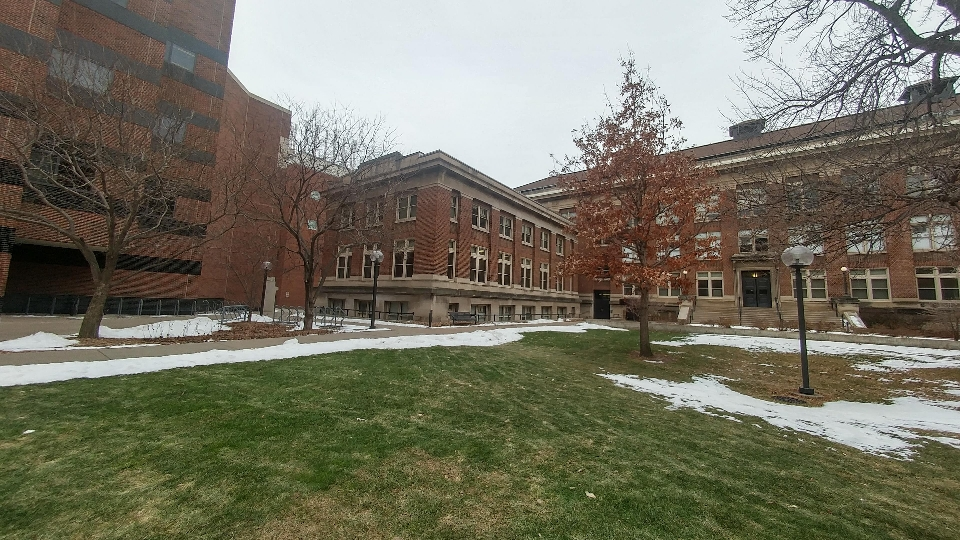
#> input picture panaromic-view/images/1.jpg, 960 x 540 px; its folder holds only this picture in this run
$ python panaromic.py
#> lines starting #> are read from the running program, lines starting #| are printed output that depends on the picture; after the words box and inside, x2 and y2 are one past the last pixel; in counts of white or black regions, pixels touching at a corner belong together
import os
import cv2
import pickle
import argparse
import numpy as np
from scipy.spatial import cKDTree
from matplotlib import pyplot as plt


# [134 lines left out: functions MatchSIFT, EstimateH, EstimateR, not called in this run]


def ConstructCylindricalCoord(Wc, Hc, K):
    """
    Generate 3D points on the cylindrical surface

    Parameters
    ----------
    Wc : int
        The width of the canvas
    Hc : int
        The height of the canvas
    K : ndarray of shape (3, 3)
        The camera intrinsic parameters of the source images

    Returns
    -------
    p : ndarray of shape (Wc, Hc, 3)
        The 3D points corresponding to all pixels in the canvas
    """
    f = K[0,0]
    d_theta = 2*np.pi / Wc
    theta = np.arange(0, 2*np.pi, d_theta)
    y = np.arange(0, Hc) - Hc/2
    xx, yy = np.meshgrid(theta, y)
    p = np.stack([f*np.sin(xx), yy, f*np.cos(xx)], axis=-1)
    assert p.shape == (Hc, Wc, 3)
    return p


def Projection(p, K, R, W, H):
    """
    Project the 3D points to the camera plane

    Parameters
    ----------
    p : ndarray of shape (Hc, Wc, 3)
        A set of 3D points that correspond to every pixel in the canvas image
    K : ndarray of shape (3, 3)
        The camera intrinsic parameters
    R : ndarray of shape (3, 3)
        The rotation matrix
    W : int
        The width of the source image
    H : int
        The height of the source image

    Returns
    -------
    u : ndarray of shape (Hc, Wc, 2)
        The 2D projection of the 3D points
    mask : ndarray of shape (Hc, Wc)
        The corresponding binary mask indicating valid pixels
    """
    Hc, Wc, _ = p.shape
    u = np.zeros((Hc, Wc, 2)).astype('int')
    mask = np.zeros((Hc, Wc))


    p = p.reshape(-1, 3)
    p = p @ R.T
    pixel = p / p[:, -1:] @ K.T
    u = pixel[:, [1,0]].reshape(Hc, Wc, 2).astype('int')

    front_idx = p[:, 2] > 0

    inbound_idx = np.logical_and(
                np.logical_and(pixel[:,0] > 0, pixel[:,0] < W),
                np.logical_and(pixel[:,1] > 0, pixel[:,1] < H))
    valid_idx = np.logical_and(front_idx, inbound_idx)
    mask = valid_idx.reshape(Hc, Wc).astype('int')

    return u, mask


def WarpImage2Canvas(image_i, u, mask_i):
    """
    Warp the image to the cylindrical canvas

    Parameters
    ----------
    image_i : ndarray of shape (H, W, 3)
        The i-th image with width W and height H
    u : ndarray of shape (Hc, Wc, 2)
        The mapped 2D pixel locations in the source image for pixel transport
    mask_i : ndarray of shape (Hc, Wc)
        The valid pixel indicator

    Returns
    -------
    canvas_i : ndarray of shape (Hc, Wc, 3)
        the canvas image generated by the i-th source image
    """
    Hc, Wc = mask_i.shape
    canvas_i = np.zeros((Hc, Wc, 3))
    canvas_i = canvas_i.reshape(-1, 3)
    u = u.reshape(-1, 2)
    mask_i = mask_i.reshape(-1)
    pixels = u[mask_i > 0]
    canvas_i[mask_i > 0] = image_i[pixels[:,0], pixels[:,1], :]
    return canvas_i.reshape(Hc, Wc, 3)


def UpdateCanvas(canvas, canvas_i, mask_i):
    """
    Update the canvas with the new warped image

    Parameters
    ----------
    canvas : ndarray of shape (Hc, Wc, 3)
        The previously generated canvas
    canvas_i : ndarray of shape (Hc, Wc, 3)
        The i-th canvas
    mask_i : ndarray of shape (Hc, Wc)
        The mask of the valid pixels on the i-th canvas

    Returns
    -------
    canvas : ndarray of shape (Hc, Wc, 3)
        The updated canvas image
    """
    canvas[mask_i > 0] = canvas_i[mask_i > 0]
    return canvas


# [25 lines left out: functions cvt_keypoint, draw_sift_match, not called in this run]


if __name__ == '__main__':

    parser = argparse.ArgumentParser()
    parser.add_argument('--img_dir', type=str, default='images')
    args = parser.parse_args()

    ransac_n_iter = 500
    ransac_thr = 3
    K = np.asarray([
        [320, 0, 480],
        [0, 320, 270],
        [0, 0, 1]
    ])

    # Read all images
    im_list = []
    flist = os.listdir(args.img_dir)
    flist.sort()
    for i in range(len(flist)):
        im_file = flist[i]
        im = cv2.imread(os.path.join(args.img_dir, im_file))
#> im is the input picture: shape (540, 960, 3); mean B, G, R 96.7, 113.4, 115.8
        im = cv2.cvtColor(im, cv2.COLOR_BGR2RGB)
        im_list.append(im)

    print('Running through images to compute relative rotations...')
    rot_list = []
    rot_list.append(np.eye(3))
    for i in range(len(im_list) - 1):
        # Load consecutive images I_i and I_{i+1}
        I_prev = im_list[i]
        I_next = im_list[i+1]

        # Extract SIFT features
        sift = cv2.xfeatures2d.SIFT_create()
        # compute keypoint and descriptors
        kp1, des1 = sift.detectAndCompute(I_prev, None)
        kp2, des2 = sift.detectAndCompute(I_next, None)
        # convert keypoint to numpy array
        loc1 = cvt_keypoint(kp1)
        loc2 = cvt_keypoint(kp2)

        # Find the matches between two images (x1 <--> x2)
        x1, x2 = MatchSIFT(loc1, des1, loc2, des2)

        # draw_sift_match(I_prev, I_next, x1, x2)

        # Estimate the homography between images using RANSAC
        H, inlier = EstimateH(x1, x2, ransac_n_iter, ransac_thr)

        # draw_sift_match(I_prev, I_next, x1[inlier], x2[inlier])

        # Compute the relative rotation matrix R
        R = EstimateR(H, K)

        # Compute R_new (or R_i+1)
        R_new = rot_list[-1] @ R

        rot_list.append(R_new)

        print('Finished %i images'%(i))
#> this loop made 0 passes
#> after the loop, rot_list = [[[1, 0, 0], [0, 1, 0], [0, 0, 1]]]

    print('Dumping rot_list to pickle file')
    pickle.dump(rot_list, open('rotlist.pkl', 'wb'))

    Him = im_list[0].shape[0]
#> Him = 540
    Wim = im_list[0].shape[1]
#> Wim = 960

    Hc = Him
#> Hc = 540
    Wc = len(im_list) * Wim // 2
#> Wc = 480

    canvas = np.zeros((Hc, Wc, 3), dtype=np.uint8)
    p = ConstructCylindricalCoord(Wc, Hc, K)
#> in ConstructCylindricalCoord, `d_theta = 2*np.pi / Wc`: d_theta = 0.0131
#> in ConstructCylindricalCoord, `p = np.stack([f*np.sin(xx), yy, f*np.cos(xx)], axis=-1)`:
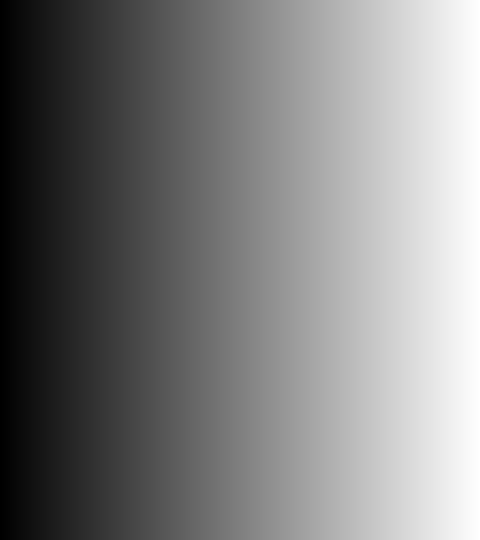
#> xx: shape (540, 480) float64; min 0, max 6.27, mean 3.14; drawn with min black and max white
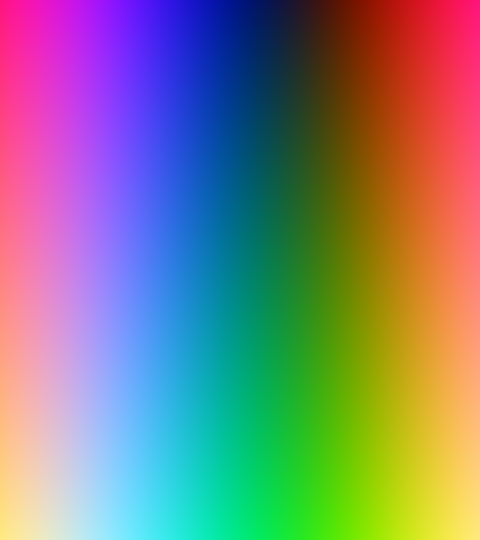
#> p: shape (540, 480, 3) float64; mean of channels 0, 1, 2 0, -0.5, 0; drawn with min black and max white

    fig = plt.figure('HW1')
    plt.axis('off')
    plt.ion()
    plt.show()
    for i, (im_i, rot_i) in enumerate(zip(im_list, rot_list)):
        # Project the 3D points to the i-th camera plane
        u, mask_i = Projection(p, K, rot_i, Wim, Him)
        # Warp the image to the cylindrical canvas
        canvas_i = WarpImage2Canvas(im_i, u, mask_i)
        # Update the canvas with the new warped image
        canvas = UpdateCanvas(canvas, canvas_i, mask_i)
        print('Done warping %dth image onto canvas'%(i))
        plt.imshow(canvas)
        plt.pause(1)
        plt.savefig('output_{}.png'.format(i+1), dpi=600, bbox_inches = 'tight', pad_inches = 0)
#> this loop made 1 pass
#> rot_i on pass 1: [[1, 0, 0], [0, 1, 0], [0, 0, 1]]
#| Done warping 0th image onto canvas
#> pass 1, in Projection, `mask = valid_idx.reshape(Hc, Wc).astype('int')`:
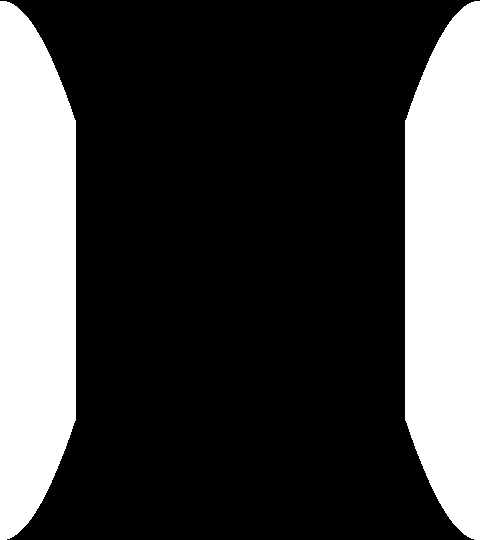
#> mask: shape (540, 480) int64; values 0 (black) and 1 (white), 26.6% white; 2 white regions, box (x1, y1, x2, y2) and area: (0, 1, 76, 540) 34716, (405, 1, 480, 540) 34177
#> pass 1, `canvas_i = WarpImage2Canvas(im_i, u, mask_i)`:
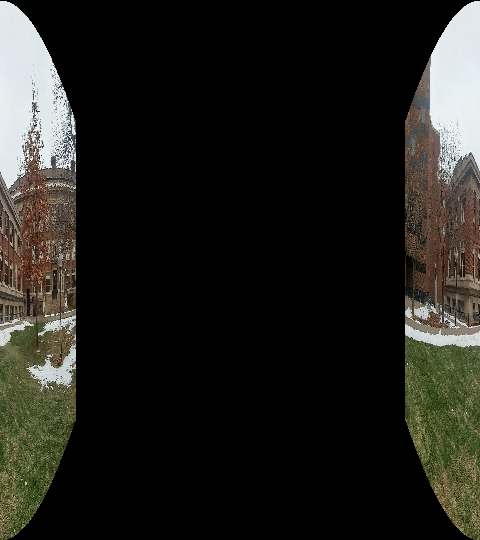
#> canvas_i: shape (540, 480, 3) float64; mean R, G, B 32.7, 32.2, 27.7

$ run again, on panaromic-view/images/5.jpg
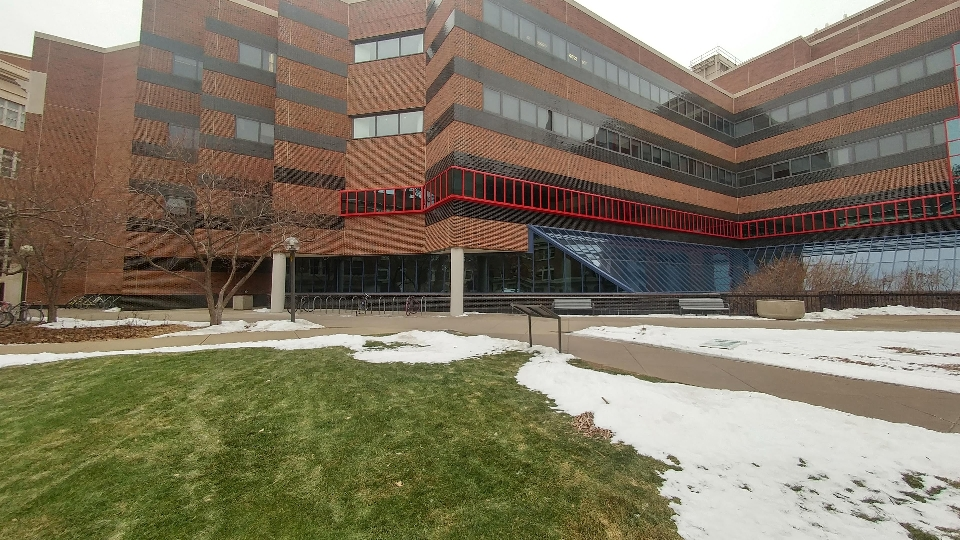
#> input picture panaromic-view/images/5.jpg, 960 x 540 px
#> im is the input picture: shape (540, 960, 3); mean B, G, R 97.7, 117.8, 127.4
#> after the loop `for i in range(len(im_list) - 1):`: rot_list = [[[1, 0, 0], [0, 1, 0], [0, 0, 1]]]
#> `Wc = len(im_list) * Wim // 2`: Wc = 480
#> d_theta = 0.0131
#> the loop `for i, (im_i, rot_i) in enumerate(zip(im_list, rot_list)):` made 1 pass
#> rot_i on pass 1: [[1, 0, 0], [0, 1, 0], [0, 0, 1]]
#> (printed output is left out)
#> pass 1, `canvas_i = WarpImage2Canvas(im_i, u, mask_i)`:
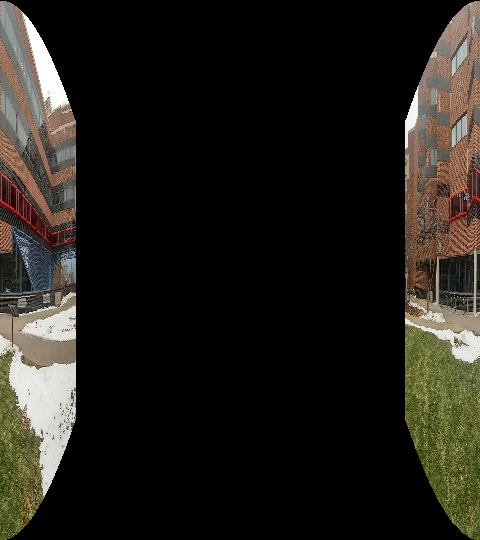
#> canvas_i: shape (540, 480, 3) float64; mean R, G, B 32.9, 30.3, 24.8

$ run again, on panaromic-view/images/6.jpg
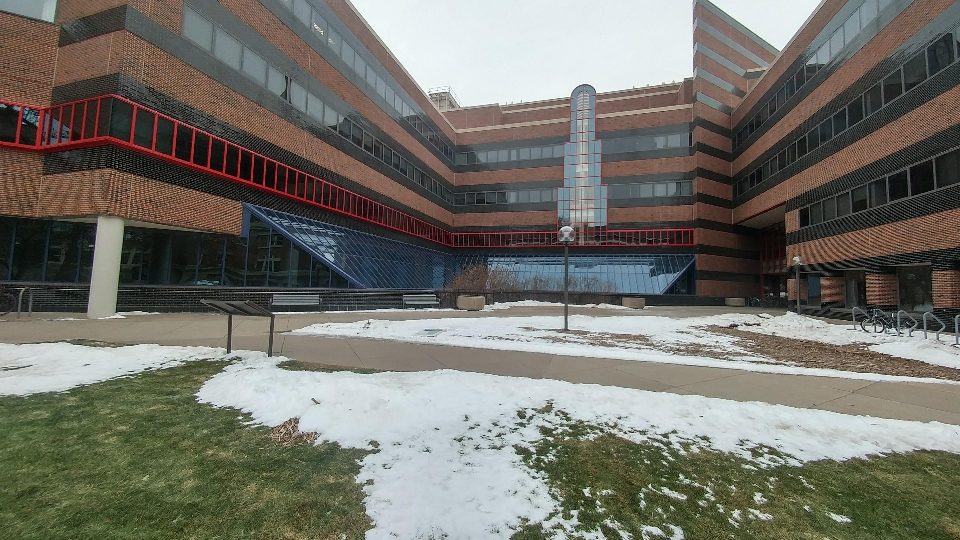
#> input picture panaromic-view/images/6.jpg, 960 x 540 px
#> im is the input picture: shape (540, 960, 3); mean B, G, R 105.2, 113.4, 114.5
#> after the loop `for i in range(len(im_list) - 1):`: rot_list = [[[1, 0, 0], [0, 1, 0], [0, 0, 1]]]
#> `Wc = len(im_list) * Wim // 2`: Wc = 480
#> d_theta = 0.0131
#> the loop `for i, (im_i, rot_i) in enumerate(zip(im_list, rot_list)):` made 1 pass
#> rot_i on pass 1: [[1, 0, 0], [0, 1, 0], [0, 0, 1]]
#> (printed output is left out)
#> pass 1, `canvas_i = WarpImage2Canvas(im_i, u, mask_i)`:
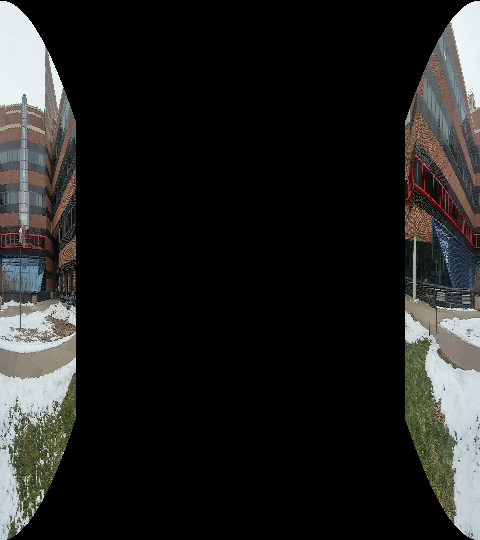
#> canvas_i: shape (540, 480, 3) float64; mean R, G, B 33.1, 33.2, 31.7

$ run again, on panaromic-view/images/7.jpg
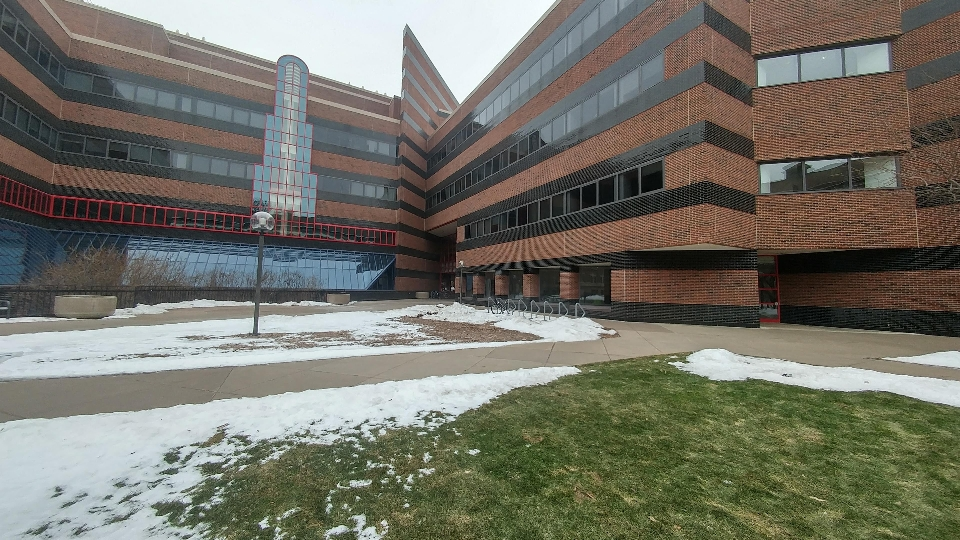
#> input picture panaromic-view/images/7.jpg, 960 x 540 px
#> im is the input picture: shape (540, 960, 3); mean B, G, R 103.5, 114.4, 115.5
#> after the loop `for i in range(len(im_list) - 1):`: rot_list = [[[1, 0, 0], [0, 1, 0], [0, 0, 1]]]
#> `Wc = len(im_list) * Wim // 2`: Wc = 480
#> d_theta = 0.0131
#> the loop `for i, (im_i, rot_i) in enumerate(zip(im_list, rot_list)):` made 1 pass
#> rot_i on pass 1: [[1, 0, 0], [0, 1, 0], [0, 0, 1]]
#> (printed output is left out)
#> pass 1, `canvas_i = WarpImage2Canvas(im_i, u, mask_i)`:
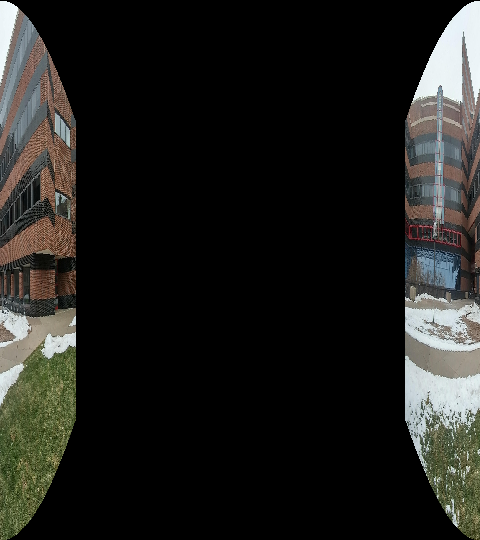
#> canvas_i: shape (540, 480, 3) float64; mean R, G, B 31.2, 31.1, 28.2

$ run again, on panaromic-view/images/2.jpg
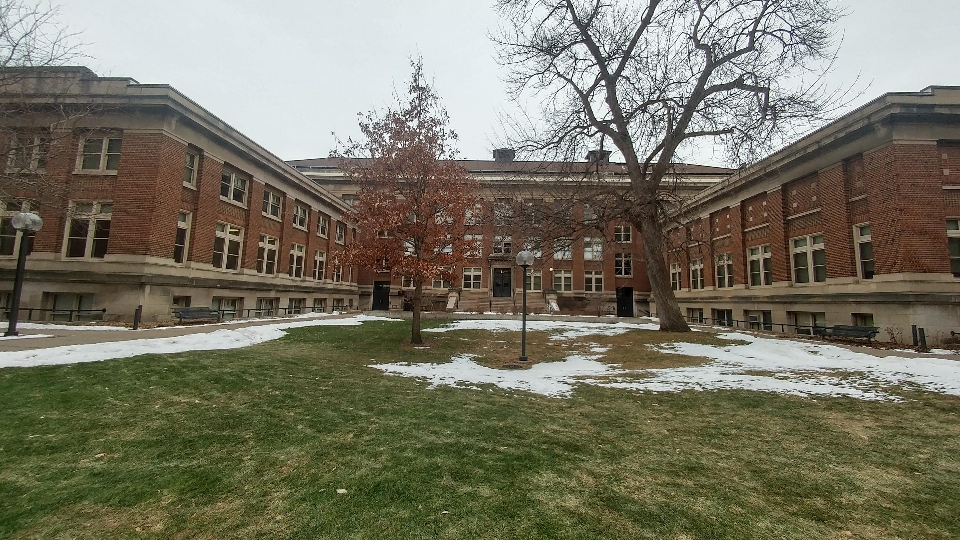
#> input picture panaromic-view/images/2.jpg, 960 x 540 px
#> im is the input picture: shape (540, 960, 3); mean B, G, R 98.9, 116.2, 118.8
#> after the loop `for i in range(len(im_list) - 1):`: rot_list = [[[1, 0, 0], [0, 1, 0], [0, 0, 1]]]
#> `Wc = len(im_list) * Wim // 2`: Wc = 480
#> d_theta = 0.0131
#> the loop `for i, (im_i, rot_i) in enumerate(zip(im_list, rot_list)):` made 1 pass
#> rot_i on pass 1: [[1, 0, 0], [0, 1, 0], [0, 0, 1]]
#> (printed output is left out)
#> pass 1, `canvas_i = WarpImage2Canvas(im_i, u, mask_i)`:
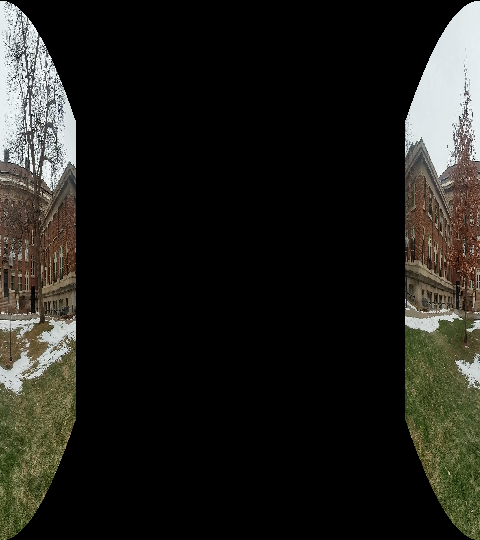
#> canvas_i: shape (540, 480, 3) float64; mean R, G, B 32.3, 31.7, 27.2
